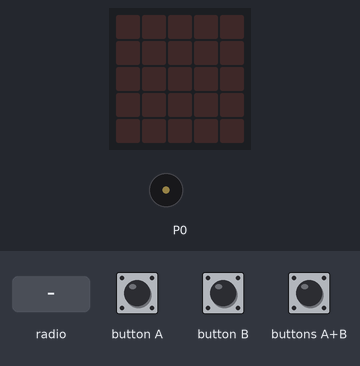
Recording of a program running on a simulated BBC micro:bit (MakeCode). On the bench: the board's 5×5 LED display, buzzer (waves = sounding). The inputs (shaded band) are chosen by the test bench. No radio messages arrive unless stated (any console line starting 'radio sent:' is added by the test bench); what the program prints to the serial console is not drawn.

Above: at 1.2 s.
1.3 s: radio message "2" arrives
At 1.7 s:
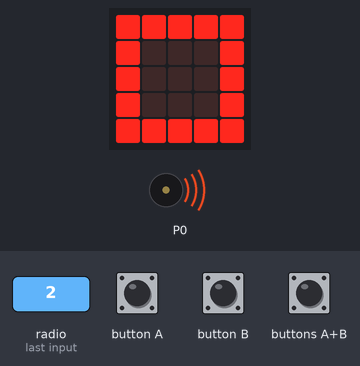
At 3.34 s:
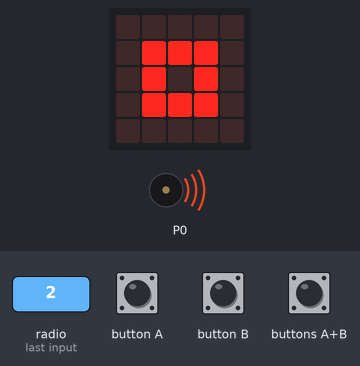
4.3 s: radio message "1" arrives
At 6.5 s:
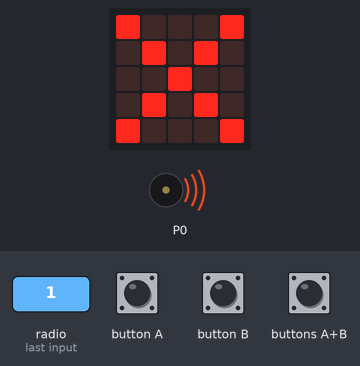
At 7.12 s:
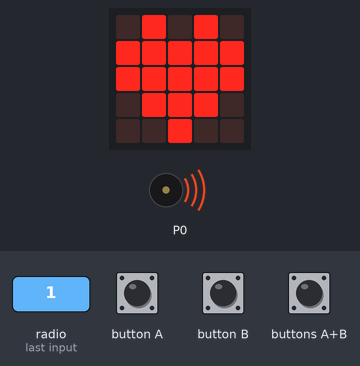
7.3 s: radio message "3" arrives
10.3 s: button A pressed for 0.15 s
13.0 s: button B pressed for 0.15 s
14.6 s: buttons A+B pressed for 0.15 s
Timing chart, 0 to 17.2 s (numbered marks = the images above; inputs shaded):
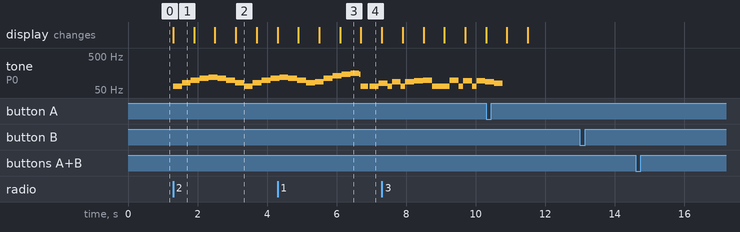

The program:

main.ts
```typescript
radio.onReceivedNumber(function (receivedNumber) {
    if (receivedNumber == 1) {
        music.setVolume(200)
        music._playDefaultBackground(music.builtInPlayableMelody(Melodies.Funk), music.PlaybackMode.InBackground)
        for (let index = 0; index < 4; index++) {
            basic.showIcon(IconNames.Heart)
            basic.showIcon(IconNames.SmallHeart)
        }
    }
    if (receivedNumber == 2) {
        music.setVolume(200)
        music._playDefaultBackground(music.builtInPlayableMelody(Melodies.Blues), music.PlaybackMode.InBackground)
        for (let index = 0; index < 4; index++) {
            basic.showIcon(IconNames.Square)
            basic.showIcon(IconNames.SmallSquare)
        }
        basic.showIcon(IconNames.No)
    }
    if (receivedNumber == 3) {
        basic.clearScreen()
    }
})
input.onButtonPressed(Button.A, function () {
    radio.sendNumber(1)
})
input.onButtonPressed(Button.AB, function () {
    radio.sendNumber(3)
})
input.onButtonPressed(Button.B, function () {
    radio.sendNumber(2)
})
radio.setGroup(2)
```

test.ts
```typescript
// aquí va el archivo "tests"; esto no se compilará cuando este paquete se utilice como una extensión.
```

Measured:
- after the input at 1.3 s, tone on P0: plays 65 Hz for 0.26 s, 82 Hz for 0.26 s, 98 Hz for 0.26 s, 110 Hz for 0.26 s, 117 Hz for 0.26 s, 110 Hz for 0.26 s … (12 notes in this stretch), starting at once; the display: changes at once (image 1)
- after the input at 4.3 s, the display: first differs from a run without the input after 2.4 s (image 4)
- after the input at 13.0 s, every drawn part: stays the same
- after the input at 14.6 s, every drawn part: stays the same
- what the display in image 1 shows lasts 0.6 s, from 1.3 s to 1.9 s
